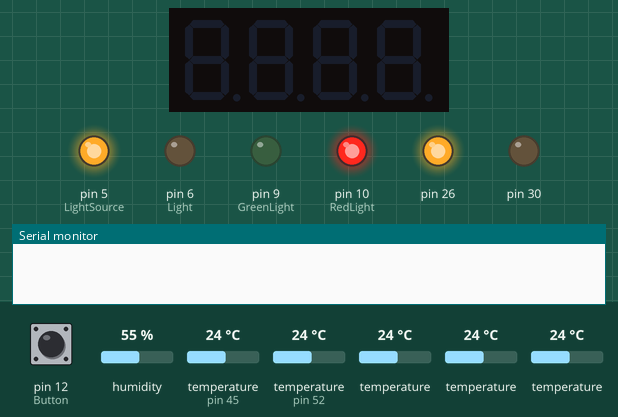
Bench run of a sketch on a simulated Arduino Mega 2560, built with avr-gcc and run on an emulated ATmega2560. On the bench: 4-digit seven-segment display, output pins drawn as LEDs (lit = HIGH), the last lines printed to the serial monitor. Inputs (shaded band) come from the test bench; at power-on: pin 12 (Button) LOW, humidity 55 %, temperature (sensors on pin 45, pin 52) 24 °C, temperature 24 °C.

Above: at 1.2 s.
1.3 s: pin 12 (Button) pulled HIGH for 0.15 s
At 1.8 s:
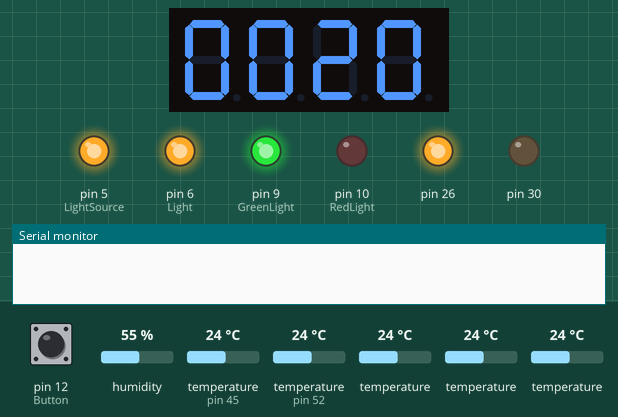
At 7.6 s:
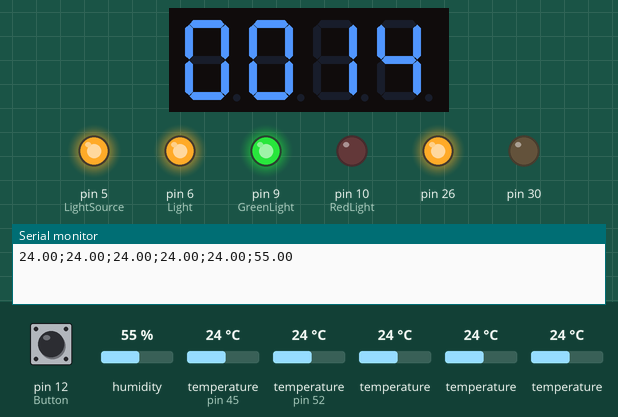
Timing chart, 0 to 9.1 s (numbered marks = the images above; inputs shaded):
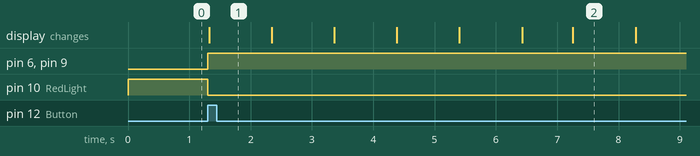

The sketch:

main.ino
```cpp
#include <Arduino.h>
#include <TM1637Display.h>
#include <OneWire.h>
#include <DallasTemperature.h>
#include <DHT.h>;

// Module connection pins (Digital Pins)
#define CLK 2
#define DIO 3
#define Button 12
#define Light 6
#define LightSource 5
#define RedLight 10
#define GreenLight 9
#define ONE_WIRE_BUS 52
#define DHTPIN 45
#define DHTTYPE DHT22   // DHT 22  (AM2302)
DHT dht1(DHTPIN, DHTTYPE);

TM1637Display display(CLK, DIO);

int buttonState;


//Setup One Wire
OneWire oneWire(ONE_WIRE_BUS);

// Pass our oneWire reference to Dallas Temperature.
DallasTemperature sensors(&oneWire);

//Assign Sensor
DeviceAddress sensorHand1 = { 0x28, 0xFF, 0xEE, 0xBA, 0x84, 0x16, 0x05, 0x3F };
DeviceAddress sensorHand2 = { 0x28, 0xFF, 0x1A, 0x46, 0x84, 0x16, 0x03, 0x38 };
DeviceAddress sensorHand3 = { 0x28, 0xFF, 0xE8, 0x3F, 0x85, 0x16, 0x05, 0x50 };
DeviceAddress sensorHand4 = { 0x28, 0xFF, 0xBE, 0x48, 0xB3, 0x16, 0x05, 0x78 };

float Temp1;

void setup()
{
  pinMode(Button, INPUT);
  pinMode(Light, OUTPUT);
  pinMode(LightSource, OUTPUT);
  pinMode(GreenLight, OUTPUT);
  pinMode(RedLight, OUTPUT);
  pinMode(26, OUTPUT);
  pinMode(30, OUTPUT);
  digitalWrite(26, HIGH);
  digitalWrite(30, LOW);
  digitalWrite(LightSource, HIGH);
  digitalWrite(GreenLight, LOW);
  digitalWrite(RedLight, HIGH);

  Serial.begin(9600); // Serial Bud rate

  sensors.begin();

  sensors.setResolution(sensorHand1, 12);
  sensors.setResolution(sensorHand2, 12);
  sensors.setResolution(sensorHand3, 12);
  sensors.setResolution(sensorHand4, 12);

}

void loop()
{
  digitalWrite(Light, LOW);
  digitalWrite(RedLight, HIGH);
  digitalWrite(GreenLight, LOW);
  int k;
  int x;
  uint8_t data[] = { 0xff, 0xff, 0xff, 0xff };
  display.setBrightness(0x0f);


  buttonState = digitalRead(Button);

  //Serial.println(buttonState);

  if (buttonState == 1) {

    digitalWrite(RedLight, LOW);
    digitalWrite(GreenLight, HIGH);
    digitalWrite(Light, HIGH);


    for (x = 20; x >= 16 ; x--) {
      display.showNumberDec(x, true);
      delay(1000);
    }

    display.showNumberDec(15, true);
    readPower();

    for (x = 14; x >= 0 ; x--) {
      display.showNumberDec(x, true);
      delay(1000);
    }

  } else {
    digitalWrite(Light, LOW);
  }
}

float getTemperature(DeviceAddress deviceAddress)
{
  float tempC;
  //sensors.requestTemperatures();
  tempC = sensors.getTempC(deviceAddress);
  return (tempC);
}

void readPower()
{
  sensors.requestTemperatures();
  //delay(400);

  Serial.print(getTemperature(sensorHand1));
  Serial.print(";");
  Serial.print(getTemperature(sensorHand2));
  Serial.print(";");
  Serial.print(getTemperature(sensorHand3));
  Serial.print(";");
  Serial.print(getTemperature(sensorHand4));
  Serial.print(";");
  Serial.print(dht1.readTemperature());
  Serial.print(";");
  Serial.print(dht1.readHumidity());
  Serial.print("\n");
}
```

Measured:
- after the input at 1.3 s, pin 6 (Light), pin 9 (GreenLight): LOW → HIGH at once; pin 10 (RedLight): HIGH → LOW at once; the display: changes at once (image 1)
